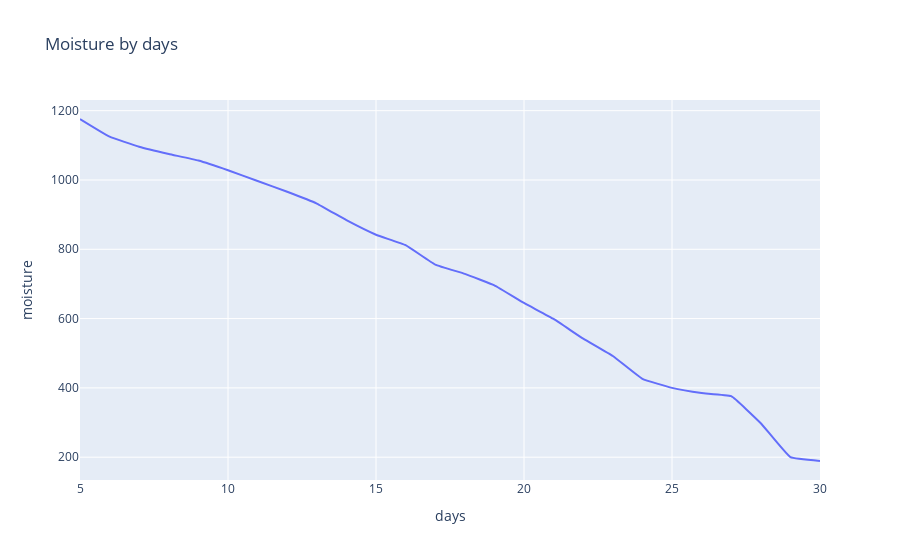

Notebook cell for this chart:
### Code cell
df = moisture_days.reset_index().drop('index', axis=1, errors='ignore')
df.columns = [str(c) for c in df.columns]

chart_data = pd.concat([
    df['moisture'],
    df['days'],
], axis=1)
chart_data = chart_data.sort_values(['moisture'])
chart_data = chart_data.rename(columns={'moisture': 'x'})
chart_data = chart_data.dropna()

charts = []
line_cfg = {'line': {'shape': 'spline', 'smoothing': 0.3}, 'mode': 'lines'}
charts.append(go.Scatter(
    x=chart_data['days'], y=chart_data['x'], name='days', **line_cfg
))
figure = go.Figure(data=charts, layout=go.Layout({
    'legend': {'orientation': 'h'},
    'title': {'text': 'Moisture by days'},
    'yaxis': {'tickformat': '.0f', 'title': {'text': 'moisture'}},
    'xaxis': {'tickformat': '.0f', 'title': {'text': 'days'}}
}))

init_notebook_mode(connected=True)
figure.pop('id', None)
iplot(figure)

### Figure 1 — Plotly figure (JSON) as saved in the notebook; plotly's stock layout.template omitted (floating-point values rounded to 4 significant figures)
{"data": [{"line": {"shape": "spline", "smoothing": 0.3}, "mode": "lines", "name": "days", "type": "scatter", "x": [30, 29, 28, 27, 26, 25, 24, 23, 22, 21, 20, 19, 18, 17, 16, 15, 14, 13, 12, 11, 10, 9, 8, 7, 6, 5], "y": [189, 200, 298, 376, 385, 400, 426, 492, 542, 599, 645, 696, 729, 756, 812, 842, 884, 932, 966, 997, 1028, 1056, 1075, 1096, 1125, 1176]}], "layout": {"legend": {"orientation": "h"}, "title": {"text": "Moisture by days"}, "xaxis": {"tickformat": ".0f", "title": {"text": "days"}}, "yaxis": {"tickformat": ".0f", "title": {"text": "moisture"}}}}
